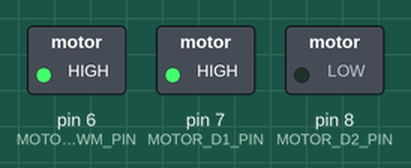
Bench run of a sketch on a simulated Arduino Uno, built with avr-gcc and run on an emulated ATmega328P. On the bench: switched loads named in the sketch (green lamp = pin HIGH). What the sketch prints to the serial monitor is not drawn.

Above: at 0.1 s.
Timing chart, 0 to 1.6 s (numbered marks = the images above):
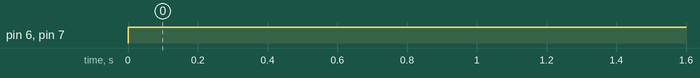

The sketch:

ex1.ino
```cpp
#define MOTOR_D1_PIN 7
#define MOTOR_D2_PIN 8
#define MOTOR_PWM_PIN 6
bool previous_read;
int count = 0;
void motor_speed_ccw(int speed){
 digitalWrite(MOTOR_D1_PIN,HIGH);
 digitalWrite(MOTOR_D2_PIN,LOW);
 analogWrite(MOTOR_PWM_PIN,speed);
}
void motor_speed_cw(int speed){
 digitalWrite(MOTOR_D1_PIN,LOW);
 digitalWrite(MOTOR_D2_PIN,HIGH);
 analogWrite(MOTOR_PWM_PIN,speed);
}
void setup() {
 pinMode(2,INPUT_PULLUP);
 pinMode(MOTOR_D1_PIN,OUTPUT);
 pinMode(MOTOR_D2_PIN,OUTPUT);
 pinMode(MOTOR_PWM_PIN,OUTPUT);
 Serial.begin(9600);
 Serial.print("Test Encoder");
}
void loop() {
  motor_speed_ccw(255);
}
```

Measured:
- by itself, pin 6 (MOTOR_PWM_PIN), pin 7 (MOTOR_D1_PIN): LOW → HIGH at 0.00 s
